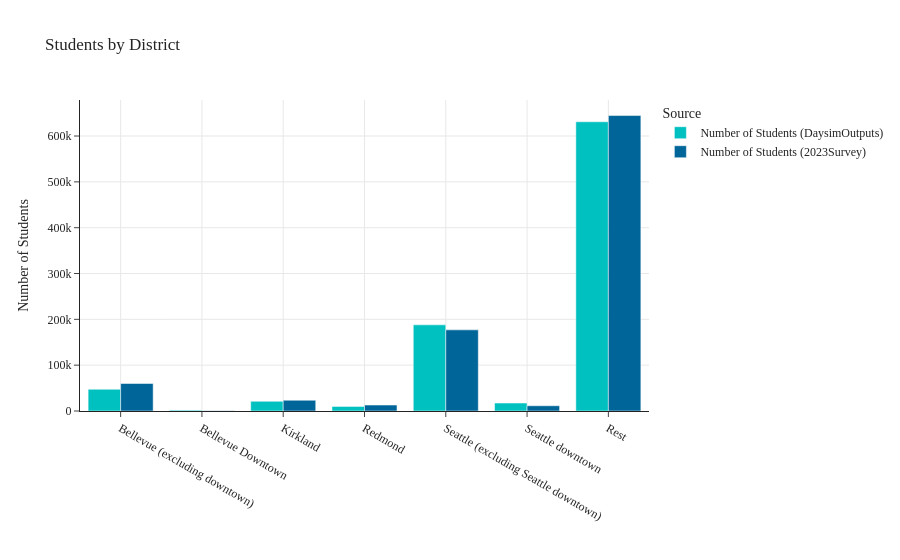

Here is the notebook cell this chart was saved with:
### Markdown cell above
## Students by District

### Code cell
ppl_by_district(data1=data_daysim, data3=data_fullsurvey, pptyp='student', pptyp_label='Student')

### Figure 1 — Plotly figure (JSON) as saved in the notebook; plotly's stock layout.template omitted (floating-point values rounded to 4 significant figures)
{"data": [{"alignmentgroup": "True", "hovertemplate": "Source=Number of Students (DaysimOutputs)<br>District=%{x}<br>Number of Students=%{y}<extra></extra>", "legendgroup": "Number of Students (DaysimOutputs)", "marker": {"color": "#00C0C0", "pattern": {"shape": ""}}, "name": "Number of Students (DaysimOutputs)", "offsetgroup": "Number of Students (DaysimOutputs)", "orientation": "v", "showlegend": true, "textposition": "auto", "type": "bar", "x": ["Bellevue (excluding downtown)", "Bellevue Downtown", "Kirkland", "Redmond", "Seattle (excluding Seattle downtown)", "Seattle downtown", "Rest"], "xaxis": "x", "y": [47390.0, 1905.0, 21180.0, 10060.0, 188000.0, 17370.0, 631200.0], "yaxis": "y"}, {"alignmentgroup": "True", "hovertemplate": "Source=Number of Students (2023Survey)<br>District=%{x}<br>Number of Students=%{y}<extra></extra>", "legendgroup": "Number of Students (2023Survey)", "marker": {"color": "#006598", "pattern": {"shape": ""}}, "name": "Number of Students (2023Survey)", "offsetgroup": "Number of Students (2023Survey)", "orientation": "v", "showlegend": true, "textposition": "auto", "type": "bar", "x": ["Bellevue (excluding downtown)", "Bellevue Downtown", "Kirkland", "Redmond", "Seattle (excluding Seattle downtown)", "Seattle downtown", "Rest"], "xaxis": "x", "y": [60040.0, 300.0, 23460.0, 12990.0, 177000.0, 11460.0, 644700.0], "yaxis": "y"}], "layout": {"barmode": "group", "legend": {"title": {"text": "Source"}, "tracegroupgap": 0}, "title": {"text": "Students by District"}, "xaxis": {"anchor": "y", "domain": [0.0, 1.0], "showgrid": true, "title": {"text": ""}}, "yaxis": {"anchor": "x", "domain": [0.0, 1.0], "showgrid": true, "title": {"text": "Number of Students"}}}}
